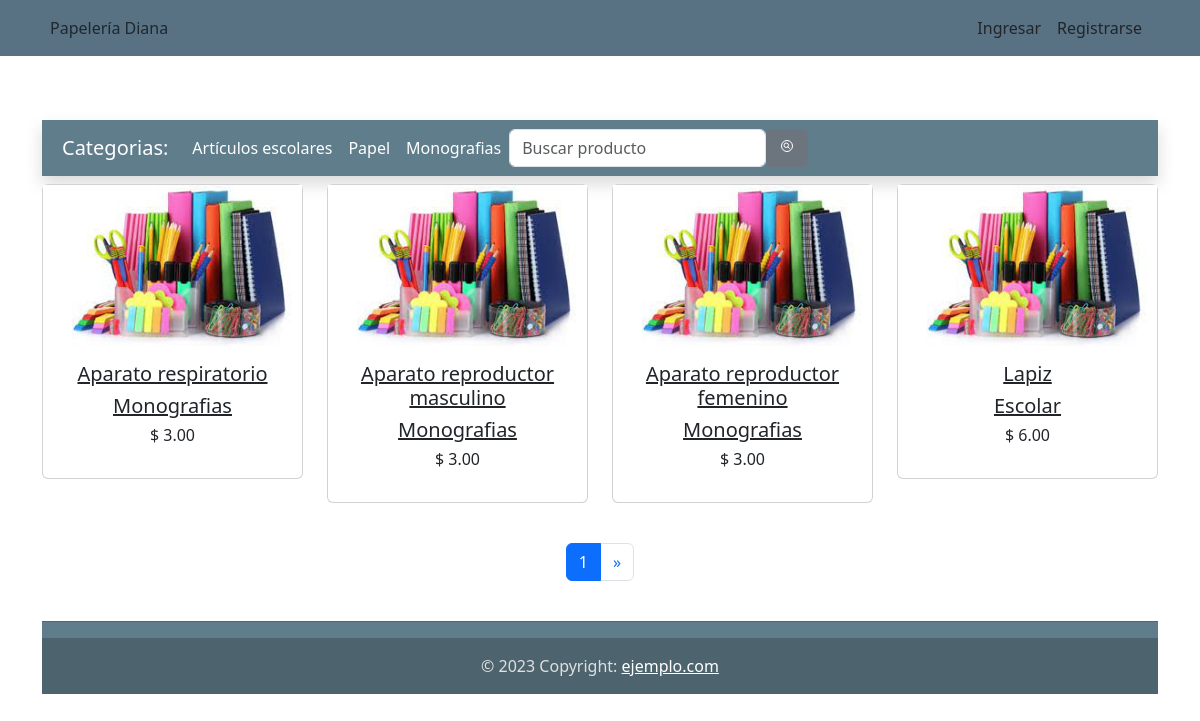
The page / on the database its author committed.
### Pape/models.py (models this page shows, shortened)
class Producto(models.Model):
    nombre = models.CharField(max_length=100)
    precio = models.DecimalField(max_digits=10, decimal_places=2 )
    precio_descuento = models.DecimalField(max_digits=10, decimal_places=2, blank=True, null=True)
    categoria = models.CharField(choices=CATEGORIAS_SELECCIONADAS, max_length=20, default="escolar", blank="")
    novedad = models.CharField(max_length=5, blank=True)
    lugar = models.CharField(max_length=5, blank=True)
    etiqueta = models.CharField(choices=CATEGORIAS_ETIQUETAS, max_length=1, default="P")
    slug = models.SlugField(unique=True, null=False, blank=True)
    descripcion = models.TextField(default="Aquí sustituimos la descripción del producto")
    def url_categoria(self):
        return reverse("categorias", kwargs={"categoria":self.categoria})

### Pape/views.py (the view)
# urls.py: path("", InicioView.as_view(), name="inicio"),
class InicioView(ListView):
    model = Producto
    template_name = "Pape/inicio.html"
    paginate_by = 4

### Pape/templates/Pape/inicio.html (shortened to what this page needs)
{% extends "Pape/base.html"%}
{% load static %}
{%block contenido%}
<main>
<div class="container pt-5 ">
  <nav class="navbar navbar-expand-lg navbar-dark mt-4 mb-2 shadow p-2 " style="background-color: #607D8B">
    <div class="container-fluid">
    <a class="navbar-brand" href="{% url 'inicio' %}">Categorias:</a>
    <div class="collapse navbar-collapse" id="navbarSupportedContent2">
      <ul class="navbar-nav me-auto mb-2 mb-lg-0">
      <li class="nav-item">
        <a class="nav-link text-white" href="#"> Artículos escolares </a>
      </li>
      <li class="nav-item">
        <a class="nav-link text-white" href="#"> Papel </a>
      </li>
      <li class="nav-item">
        <a class="nav-link text-white" href="#"> Monografias </a>
      </li>
    <form class="navbar-form float-end d-flex align-items-center" method="GET" action = "{% url 'buscar'%}" >
      <div class="form-group">
        <input type="text" class="form-control" placeholder="Buscar producto" name="buscar">
      </div>
      <button type="submit" class="btn btn-secondary">
        <ion-icon name="search-circle-outline"></ion-icon>
      </button>
    </form>
    </div>
    </div>
  </nav>
    <section>
      <div class="text-center">
        <div class="row">
          {% for producto in object_list %}
          <div class="col-lg-3 col-md-6 mb-4">
            <div class="card">
              <div class="bg-image hover-zoom ripple ripple-surface ripple-surface-light"
                data-mdb-ripple-color="light">
                <a href="#">
                  <img src="{% static 'img/default.jfif' %}" class="w-100"/>
                </a>
              </div>
              <div class="card-body">
                <a href="#" class="text-reset">
                  <h5 class="card-title mb-2">{{ producto.nombre }}</h5>
                </a>
                <a href="{{ producto.url_categoria }}" class="text-reset ">
                  <h5>{{ producto.get_categoria_display }}</h5>
                </a>
                <h6 class="mb-3 price">
                  {% if producto.precio_descuento %}
                    $ {{ producto.precio_descuento }}
                  {% else %}
                    $ {{ producto.precio }}
                  {% endif %}
                </h6>
              </div>
            </div>
          </div>
          {% endfor %}
      </div>
  </section>
</div>
{% if is_paginated %}
    <nav aria-label="Page navigation example" class="d-flex justify-content-center mt-3">
    <ul class="pagination">
      <li class="page-item active">
        <a class="page-link" href="?page={{ page_obj.number}}">{{ page_obj.number}}</a>
      </li>
      {% if page_obj.has_next %}
      <li class="page-item">
        <a class="page-link" href="?page={{ page_obj.next_page_number }}" aria-label="Next">
          <span aria-hidden="true">&raquo;</span>
        </a>
      </li>
      {% endif %}
    </ul>
  </nav>
  {% endif %}
</main>
{%endblock%}

### rows shown on the page
Producto: nombre "Aparato respiratorio", categoria "Monografias", precio "3.00"
Producto: nombre "Aparato reproductor masculino", categoria "Monografias", precio "3.00"
Producto: nombre "Aparato reproductor femenino", categoria "Monografias", precio "3.00"
Producto: nombre "Lapiz", categoria "Escolar", precio "6.00"

### other values the page prints
{{ page_obj.number }} "1"
